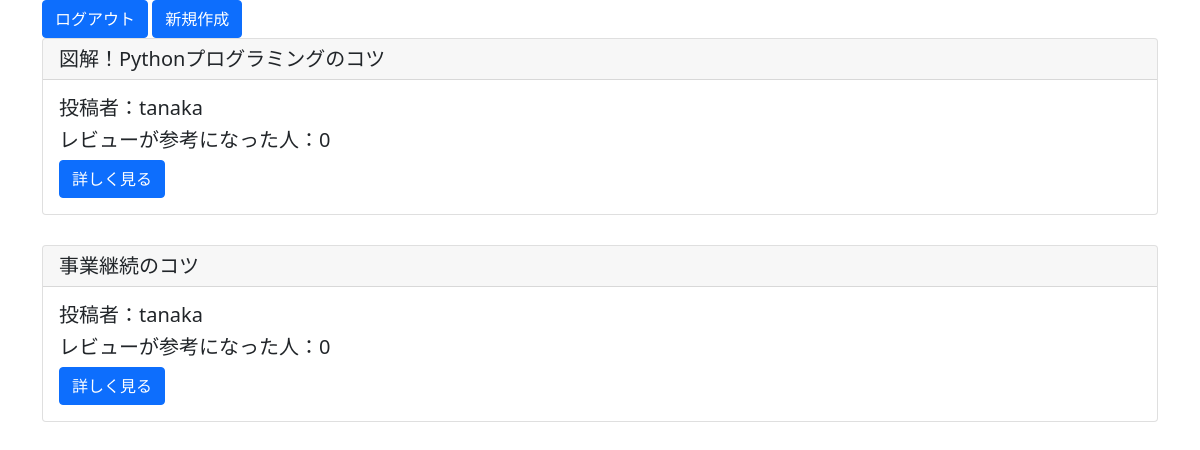
Page /list/ (signed in) on the earlier database version.
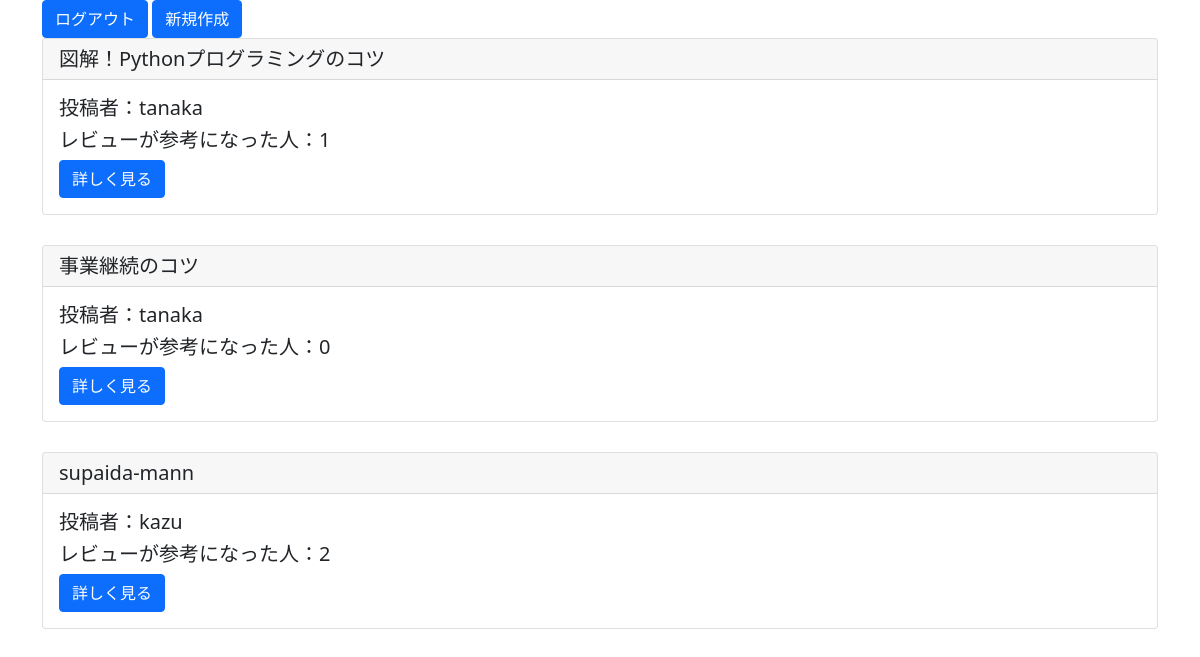
Same page on the later database version.
### reviewpost/models.py (models this page shows)
class ReviewModel(models.Model):
    title = models.CharField(max_length=100)
    content = models.TextField()
    author = models.ForeignKey(User, on_delete=models.CASCADE)
    images = models.ImageField(upload_to='')
    useful_review = models.IntegerField(null=True, blank=True, default=0)
    useful_review_record = models.TextField()
    evaluation = models.CharField(max_length=10, choices=EVALUATION_CHOICES)

### reviewpost/views.py (the view)
# urls.py: path('list/',listview, name='list'),
@login_required
def listview(request):
    object_list = ReviewModel.objects.all()
    return render(request, 'list.html', {'object_list':object_list})

### templates/list.html
{% extends 'base.html' %}
{% load static%}
{% block header %}
<link rel='stylesheet' type="text/css" href="{% static 'style.css' %}">
{% endblock header%}
{%block content %}
    <div class='container'>
    <a href="{% url 'logout' %}" class="btn btn-primary">ログアウト</a>
    <a href="{% url 'create' %}" class="btn btn-primary">新規作成</a>
    {% for item in object_list %}
    <div class="card">
        <h5 class="card-header">{{item.title}}</h5>
        <div class="card-body">
            <h5 class="card-title">投稿者：{{item.author}}</h5>
            <h5 class="card-title">レビューが参考になった人：{{item.useful_review}}</h5>
            <a href="{%url 'detail' item.pk%}" class="btn btn-primary">詳しく見る</a>
        </div>
    </div>
    {% endfor %}
</div>
{% endblock content %}

Differences in the rows shown:
changed ReviewModel "図解！Pythonプログラミングのコツ": useful_review "0" → "1"
added ReviewModel: title "supaida-mann", author "kazu", useful_review "2"
